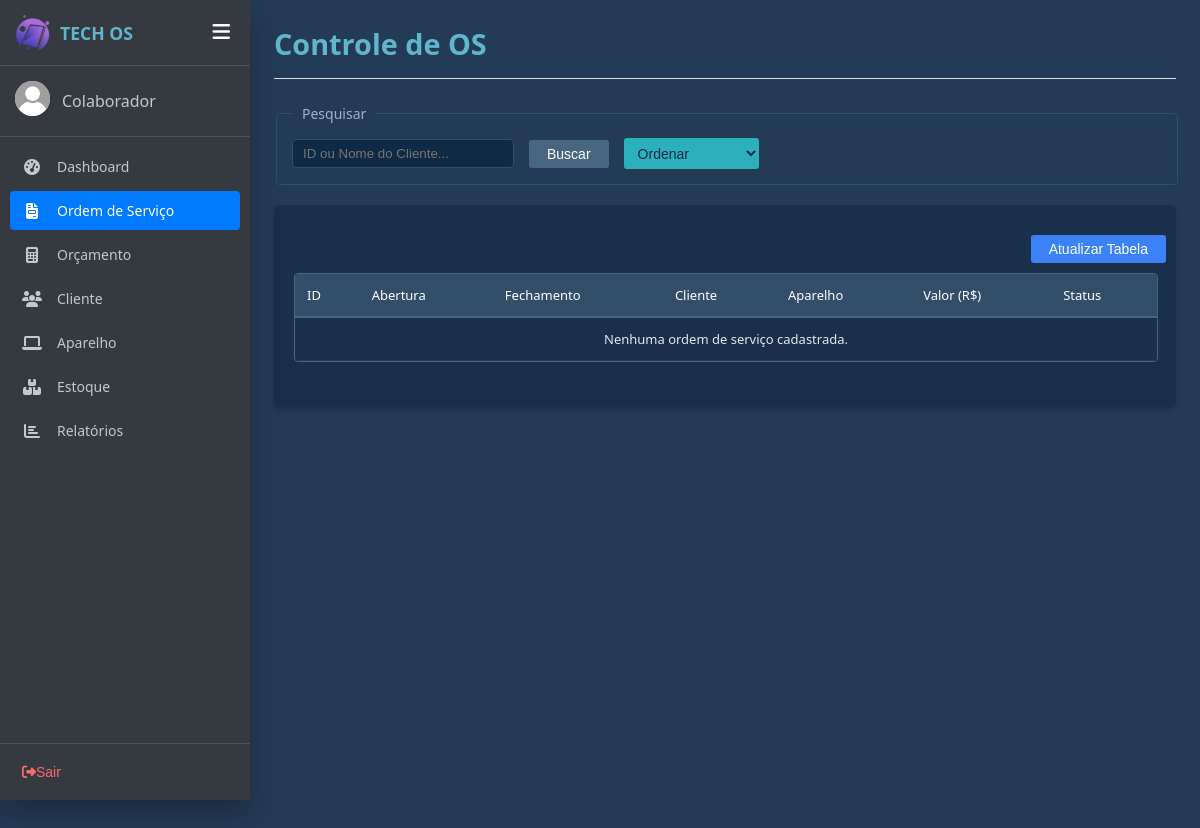
/os.php, run on an earlier commit of the app's database.
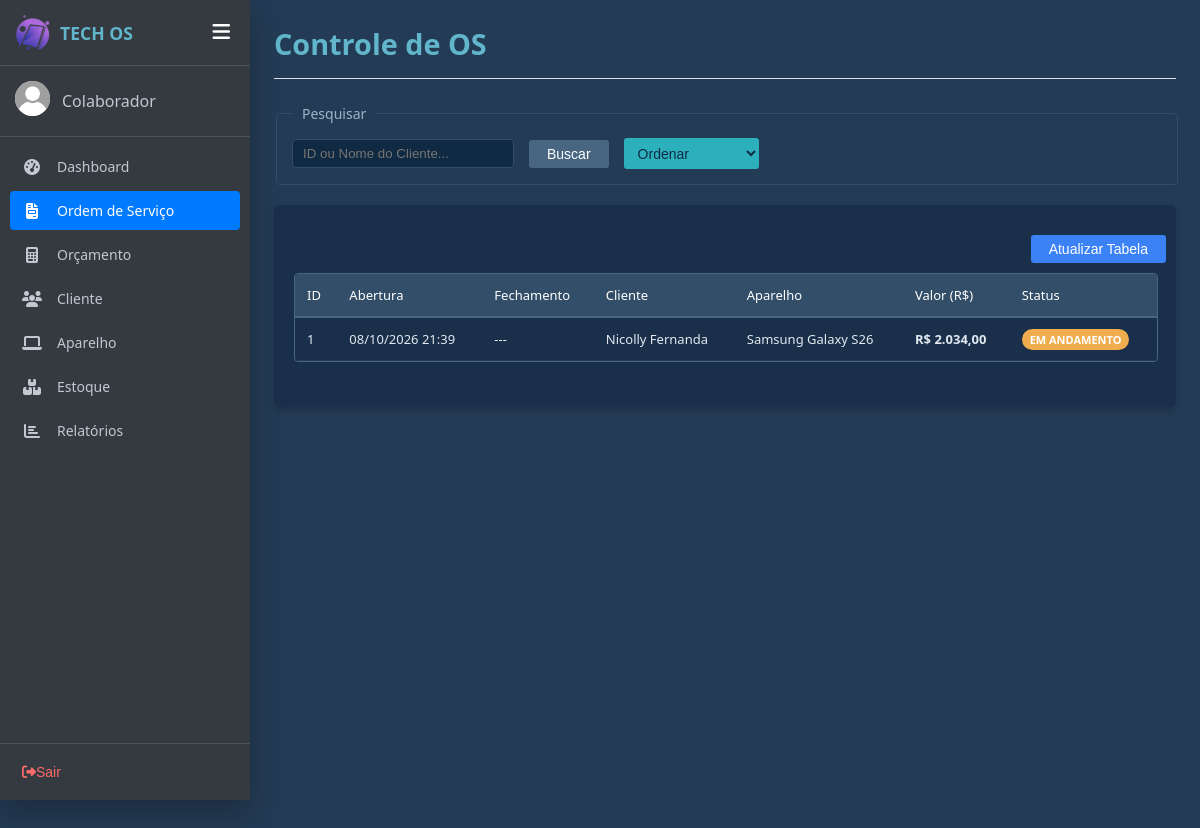
And on a later commit of the database.
### tables this page shows
CREATE TABLE `os` (
  `idOS` int(11) NOT NULL COMMENT 'Chave primária de identificação da Ordem de Serviço',
  `aberturaOS` datetime NOT NULL DEFAULT current_timestamp() COMMENT 'Data e hora em que a Ordem de Serviço foi aberta',
  `fechamentoOS` datetime DEFAULT NULL COMMENT 'Data e hora em que o serviço foi finalizado e a OS foi encerrada',
  `descricaoOS` varchar(500) DEFAULT NULL COMMENT 'Relato detalhado informado pleo cliente da situaçção do equipamento',
  `servicoOS` varchar(255) DEFAULT NULL COMMENT 'Nome, tipo ou resumo do serviço principal que será executado.',
  `valorOS` decimal(10,2) DEFAULT 0.00 COMMENT 'Valor financeiro total cobrado pela execução desta Ordem de Serviço',
  `observacoesOS` varchar(500) DEFAULT NULL COMMENT 'Notas adicionais sobre o andamento do serviço',
  `status` varchar(50) DEFAULT 'aberto' COMMENT 'Situação atual da OS',
  `Aparelho_idAparelho` int(11) NOT NULL COMMENT 'Chave estrangeira. Vincula a OS ao aparelho que receberá a manutenção',
  `Funcionario_idFuncionario` int(11) DEFAULT NULL COMMENT 'Chave estrangeira. Identifica o funcionário responsável por executar o serviço',
  `Cliente_idCliente` int(11) NOT NULL COMMENT 'Chave estrangeira. Identifica o cliente que solicitou a Ordem de Serviço'
);

### php/funcaoOs.php (the view, shortened to what this page needs)
<?php
function listarOS() {
    $html = "";
    $sql = "SELECT os.idOS,
                   os.aberturaOS,
                   os.fechamentoOS,
                   os.valorOS,
                   os.status,
                   COALESCE(c.nomeCliente, 'Cliente Não Identificado') AS nomeCliente,
                   COALESCE(m.nomeMarca, '') AS nomeMarca,
                   COALESCE(mo.nomeModelo, 'Sem Modelo') AS nomeModelo
            FROM os os
            LEFT JOIN clientes c ON os.Cliente_idCliente = c.idCliente
            LEFT JOIN aparelho a ON os.Aparelho_idAparelho = a.idAparelho
            LEFT JOIN modelo mo ON a.Modelo_idModelo = mo.idModelo
            LEFT JOIN marca m ON mo.Marca_idMarca = m.idMarca
            ORDER BY os.idOS DESC";
    include("includes/conexao.php");
    $result = mysqli_query($conn, $sql);
    if ($result && mysqli_num_rows($result) > 0) {
        foreach ($result as $coluna) {
            $statusFormatado = ucfirst($coluna['status']);
            $statusValor = strtolower($coluna['status']);
            $classeBadge = 'badge-aberto';
            $abertura = !empty($coluna['aberturaOS']) ? date('d/m/Y H:i', strtotime($coluna['aberturaOS'])) : "---";
            $fechamento = (!empty($coluna['fechamentoOS']) && $coluna['fechamentoOS'] != '0000-00-00 00:00:00')
                ? date('d/m/Y H:i', strtotime($coluna['fechamentoOS']))
                : "---";
            $aparelhoExibicao = trim($coluna['nomeMarca'] . " " . $coluna['nomeModelo']);
            $html .= "<tr data-id='" . $coluna['idOS'] . "' data-status='" . $statusValor . "'>
                        <td>" . $coluna['idOS'] . "</td>
                        <td>" . $abertura . "</td>
                        <td>" . $fechamento . "</td>
                        <td>" . htmlspecialchars($coluna['nomeCliente'], ENT_QUOTES) . "</td>
                        <td>" . htmlspecialchars($aparelhoExibicao, ENT_QUOTES) . "</td>
                        <td><strong>R$ " . number_format($coluna['valorOS'], 2, ',', '.') . "</strong></td>
                        <td><span class='badge " . $classeBadge . " badge-status-btn' style='cursor: pointer;'>" . $statusFormatado . "</span></td>
                      </tr>";
        }
    } else {
        $html .= "<tr><td colspan='7' style='text-align:center;'>Nenhuma ordem de serviço cadastrada.</td></tr>";
    }
    return $html;
}
?>

What changed in the data, as far as the page shows it:
added os: idOS "1", aberturaOS "08/10/2026 21:39", fechamentoOS "---", nomeCliente "Nicolly Fernanda", aparelhoExibicao "Samsung Galaxy S26", valorOS "2.034,00", status "EM ANDAMENTO"
Also different on the page:
text no longer shown: "Nenhuma ordem de serviço cadastrada."
